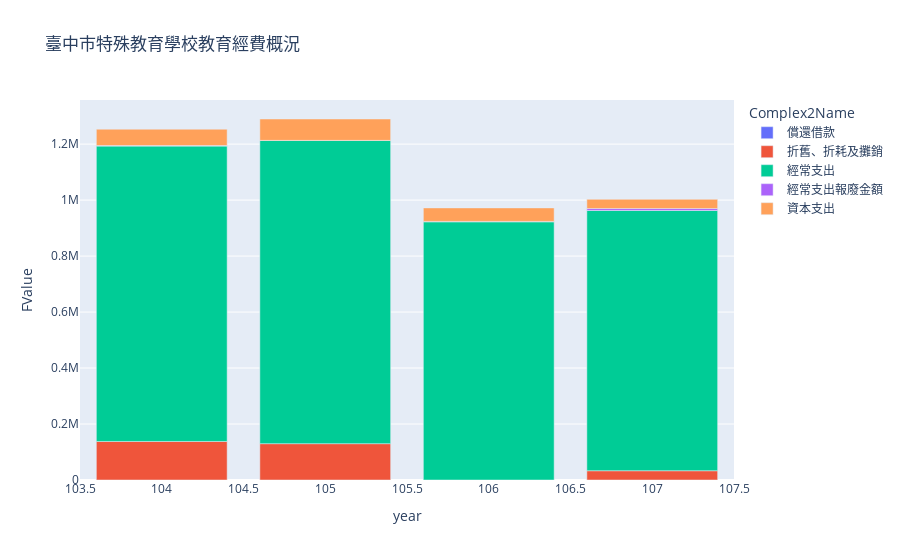

The notebook cell saved with this chart:
### Code cell
import plotly.express as px

fig = px.bar(result, x="year", y="FValue", color="Complex2Name", title="臺中市特殊教育學校教育經費概況")
fig.show()

### Figure 1 — Plotly figure (JSON) as saved in the notebook; plotly's stock layout.template omitted (floating-point values rounded to 4 significant figures)
{"data": [{"alignmentgroup": "True", "hovertemplate": "Complex2Name=償還借款<br>year=%{x}<br>FValue=%{y}<extra></extra>", "legendgroup": "償還借款", "marker": {"color": "#636efa", "pattern": {"shape": ""}}, "name": "償還借款", "offsetgroup": "償還借款", "orientation": "v", "showlegend": true, "textposition": "auto", "type": "bar", "x": [107, 106, 105, 104], "xaxis": "x", "y": [0, 0, 0, 0], "yaxis": "y"}, {"alignmentgroup": "True", "hovertemplate": "Complex2Name=折舊、折耗及攤銷<br>year=%{x}<br>FValue=%{y}<extra></extra>", "legendgroup": "折舊、折耗及攤銷", "marker": {"color": "#EF553B", "pattern": {"shape": ""}}, "name": "折舊、折耗及攤銷", "offsetgroup": "折舊、折耗及攤銷", "orientation": "v", "showlegend": true, "textposition": "auto", "type": "bar", "x": [107, 106, 105, 104], "xaxis": "x", "y": [33163, 0, 129804, 137664], "yaxis": "y"}, {"alignmentgroup": "True", "hovertemplate": "Complex2Name=經常支出<br>year=%{x}<br>FValue=%{y}<extra></extra>", "legendgroup": "經常支出", "marker": {"color": "#00cc96", "pattern": {"shape": ""}}, "name": "經常支出", "offsetgroup": "經常支出", "orientation": "v", "showlegend": true, "textposition": "auto", "type": "bar", "x": [107, 106, 105, 104], "xaxis": "x", "y": [929681, 922385, 1083520, 1055292], "yaxis": "y"}, {"alignmentgroup": "True", "hovertemplate": "Complex2Name=經常支出報廢金額<br>year=%{x}<br>FValue=%{y}<extra></extra>", "legendgroup": "經常支出報廢金額", "marker": {"color": "#ab63fa", "pattern": {"shape": ""}}, "name": "經常支出報廢金額", "offsetgroup": "經常支出報廢金額", "orientation": "v", "showlegend": true, "textposition": "auto", "type": "bar", "x": [107, 106, 105, 104], "xaxis": "x", "y": [6829, 1536, 0, 2038], "yaxis": "y"}, {"alignmentgroup": "True", "hovertemplate": "Complex2Name=資本支出<br>year=%{x}<br>FValue=%{y}<extra></extra>", "legendgroup": "資本支出", "marker": {"color": "#FFA15A", "pattern": {"shape": ""}}, "name": "資本支出", "offsetgroup": "資本支出", "orientation": "v", "showlegend": true, "textposition": "auto", "type": "bar", "x": [107, 106, 105, 104], "xaxis": "x", "y": [33090, 48153, 76403, 58328], "yaxis": "y"}], "layout": {"barmode": "relative", "legend": {"title": {"text": "Complex2Name"}, "tracegroupgap": 0}, "title": {"text": "臺中市特殊教育學校教育經費概況"}, "xaxis": {"anchor": "y", "domain": [0, 1], "title": {"text": "year"}}, "yaxis": {"anchor": "x", "domain": [0, 1], "title": {"text": "FValue"}}}}
